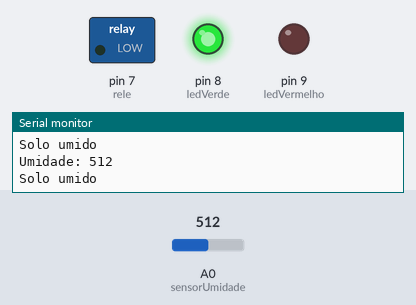
A sketch run on a simulated Arduino Uno, built with avr-gcc and run on an emulated ATmega328P. On the bench: switched loads named in the sketch (green lamp = pin HIGH), output pins drawn as LEDs (lit = HIGH), the last lines printed to the serial monitor. The inputs (shaded band) are chosen by the test bench; at power-on: A0 (sensorUmidade) = 512.

Above: at 2.8 s.
2.9 s: A0 (sensorUmidade) set to 686
5.6 s: A0 (sensorUmidade) set to 713
At 6.9 s:
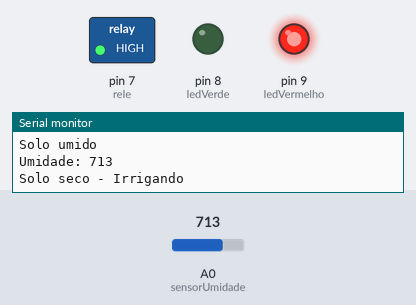
8.3 s: A0 (sensorUmidade) set to 690
At 11.1 s:
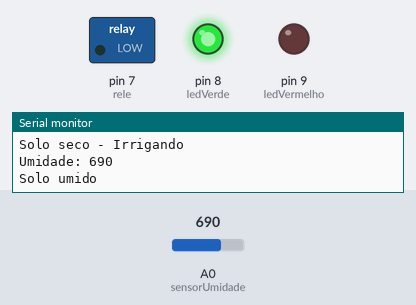
11.5 s: A0 (sensorUmidade) set to 710
At 12.7 s:
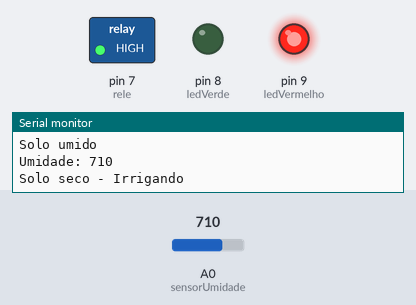
Timing chart, 0 to 14.5 s (numbered marks = the images above; inputs shaded):
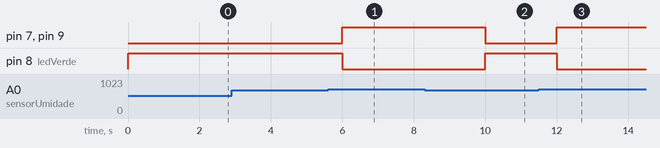

Measured:
- the behaviour switches between 700 and 701 on A0 (sensorUmidade) (found by bisection; images 0 and 1)
- after the input at 5.6 s, pin 7 (rele), pin 9 (ledVermelho): LOW → HIGH after 0.40 s; pin 8 (ledVerde): HIGH → LOW after 0.40 s
- after the input at 8.3 s, pin 7 (rele), pin 9 (ledVermelho): HIGH → LOW after 1.7 s; pin 8 (ledVerde): LOW → HIGH after 1.7 s
- after the input at 11.5 s, pin 7 (rele), pin 9 (ledVermelho): LOW → HIGH after 0.50 s; pin 8 (ledVerde): HIGH → LOW after 0.50 s

The sketch:

irrigacao_inteligente.ino
```cpp
#define sensorUmidade A0
#define rele 7
#define ledVerde 8
#define ledVermelho 9

int valorUmidade = 0;

void setup() {

  pinMode(rele, OUTPUT);
  pinMode(ledVerde, OUTPUT);
  pinMode(ledVermelho, OUTPUT);

  Serial.begin(9600);
}

void loop() {

  valorUmidade = analogRead(sensorUmidade);

  Serial.print("Umidade: ");
  Serial.println(valorUmidade);

  if(valorUmidade > 700) {

    digitalWrite(rele, HIGH);
    digitalWrite(ledVermelho, HIGH);
    digitalWrite(ledVerde, LOW);

    Serial.println("Solo seco - Irrigando");

  } else {

    digitalWrite(rele, LOW);
    digitalWrite(ledVermelho, LOW);
    digitalWrite(ledVerde, HIGH);

    Serial.println("Solo umido");

  }

  delay(2000);
}
```
